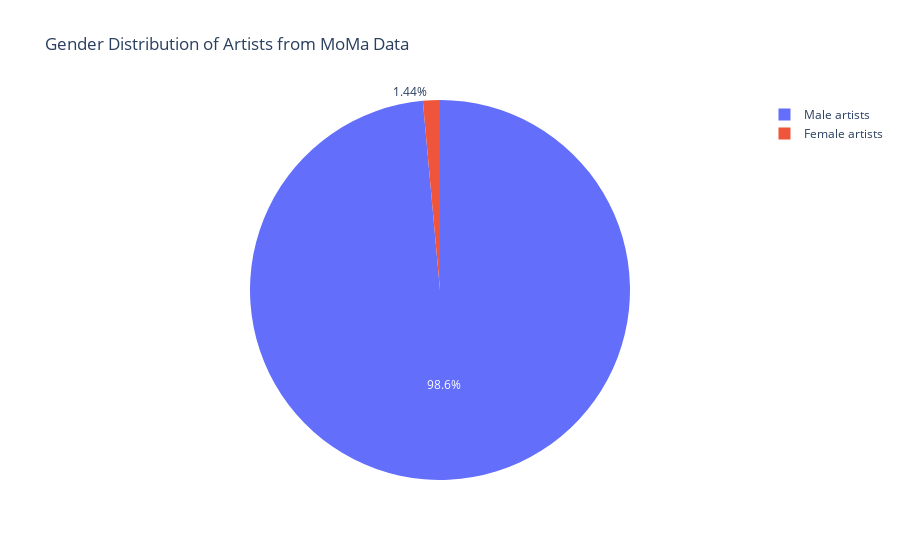

The cell this chart's notebook holds for it:
### Code cell
# CODE THAT PLOTS ARTSY ARTIST DISTRIBUTION 

import plotly.graph_objects as go

female_count = 963
male_count = 65806

labels = ['Female artists', 'Male artists']
values = [female_count, male_count]

fig = go.Figure(data=[go.Pie(labels=labels, values=values)])

fig.update_layout(title_text='Gender Distribution of Artists from Arsty Data')

fig.show()

### Figure 1 — Plotly figure (JSON) as saved in the notebook; plotly's stock layout.template omitted (floating-point values rounded to 4 significant figures)
{"data": [{"labels": ["Female artists", "Male artists"], "type": "pie", "values": [963, 65806]}], "layout": {"title": {"text": "Gender Distribution of Artists from MoMa Data"}}}
